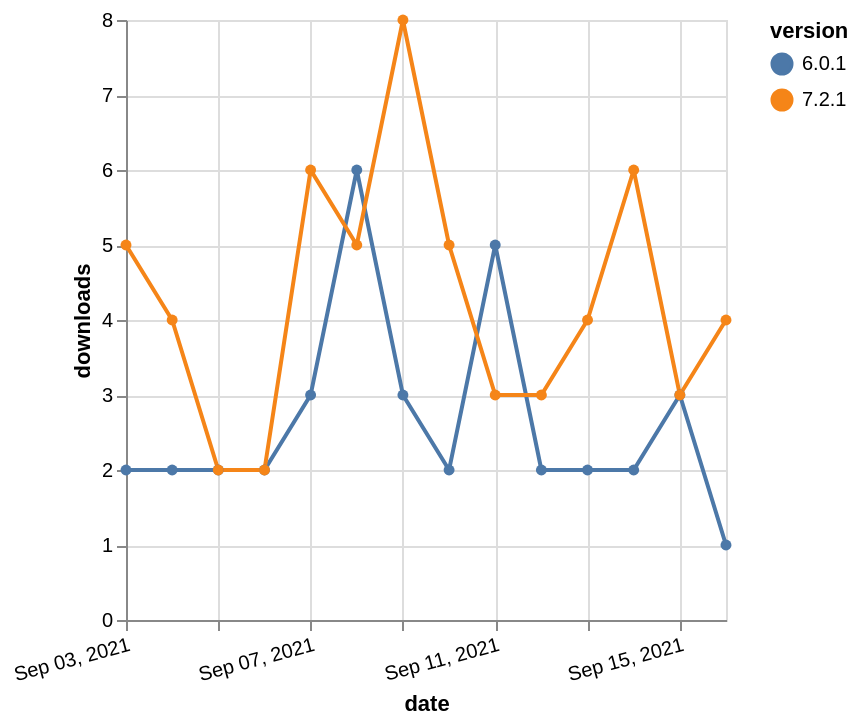

Source (Vega-Lite JSON):
### Vega-Lite specification from a JSON file in a GitHub repository (floating-point values rounded to 4 significant figures)
{"$schema": "https://vega.github.io/schema/vega-lite/v5.json", "description": "A simple bar chart with embedded data.", "data": {"values": [{"date": "2021-09-03", "total": 4213, "delta": 2, "version": "6.0.1"}, {"date": "2021-09-04", "total": 4215, "delta": 2, "version": "6.0.1"}, {"date": "2021-09-05", "total": 4217, "delta": 2, "version": "6.0.1"}, {"date": "2021-09-06", "total": 4219, "delta": 2, "version": "6.0.1"}, {"date": "2021-09-07", "total": 4222, "delta": 3, "version": "6.0.1"}, {"date": "2021-09-08", "total": 4228, "delta": 6, "version": "6.0.1"}, {"date": "2021-09-09", "total": 4231, "delta": 3, "version": "6.0.1"}, {"date": "2021-09-10", "total": 4233, "delta": 2, "version": "6.0.1"}, {"date": "2021-09-11", "total": 4238, "delta": 5, "version": "6.0.1"}, {"date": "2021-09-12", "total": 4240, "delta": 2, "version": "6.0.1"}, {"date": "2021-09-13", "total": 4242, "delta": 2, "version": "6.0.1"}, {"date": "2021-09-14", "total": 4244, "delta": 2, "version": "6.0.1"}, {"date": "2021-09-15", "total": 4247, "delta": 3, "version": "6.0.1"}, {"date": "2021-09-16", "total": 4248, "delta": 1, "version": "6.0.1"}, {"date": "2021-09-03", "total": 3409, "delta": 5, "version": "7.2.1"}, {"date": "2021-09-04", "total": 3413, "delta": 4, "version": "7.2.1"}, {"date": "2021-09-05", "total": 3415, "delta": 2, "version": "7.2.1"}, {"date": "2021-09-06", "total": 3417, "delta": 2, "version": "7.2.1"}, {"date": "2021-09-07", "total": 3423, "delta": 6, "version": "7.2.1"}, {"date": "2021-09-08", "total": 3428, "delta": 5, "version": "7.2.1"}, {"date": "2021-09-09", "total": 3436, "delta": 8, "version": "7.2.1"}, {"date": "2021-09-10", "total": 3441, "delta": 5, "version": "7.2.1"}, {"date": "2021-09-11", "total": 3444, "delta": 3, "version": "7.2.1"}, {"date": "2021-09-12", "total": 3447, "delta": 3, "version": "7.2.1"}, {"date": "2021-09-13", "total": 3451, "delta": 4, "version": "7.2.1"}, {"date": "2021-09-14", "total": 3457, "delta": 6, "version": "7.2.1"}, {"date": "2021-09-15", "total": 3460, "delta": 3, "version": "7.2.1"}, {"date": "2021-09-16", "total": 3464, "delta": 4, "version": "7.2.1"}]}, "width": "container", "mark": {"type": "line", "point": {"filled": true}}, "encoding": {"x": {"field": "date", "type": "temporal", "timeUnit": "yearmonthdate", "title": "date", "axis": {"labelAngle": -15}}, "y": {"field": "delta", "type": "quantitative", "title": "downloads"}, "color": {"field": "version", "type": "nominal"}, "tooltip": {"field": "delta"}}}
